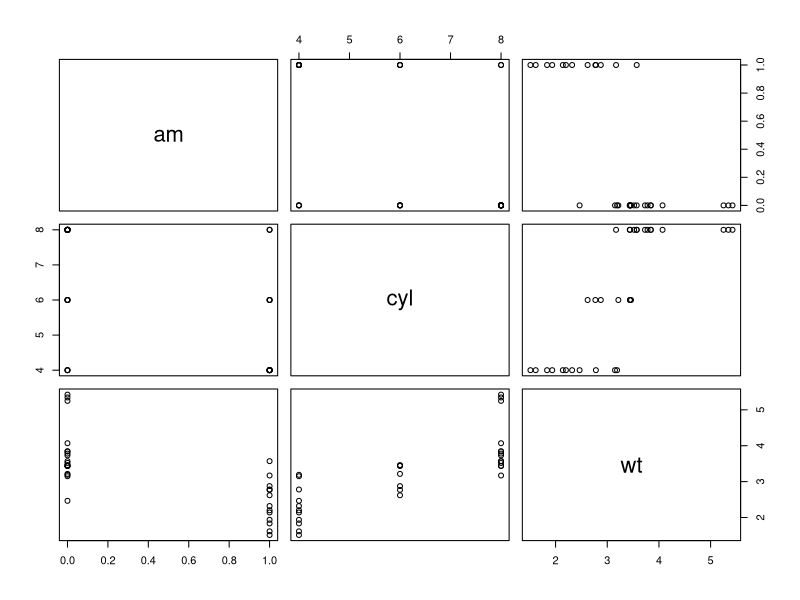
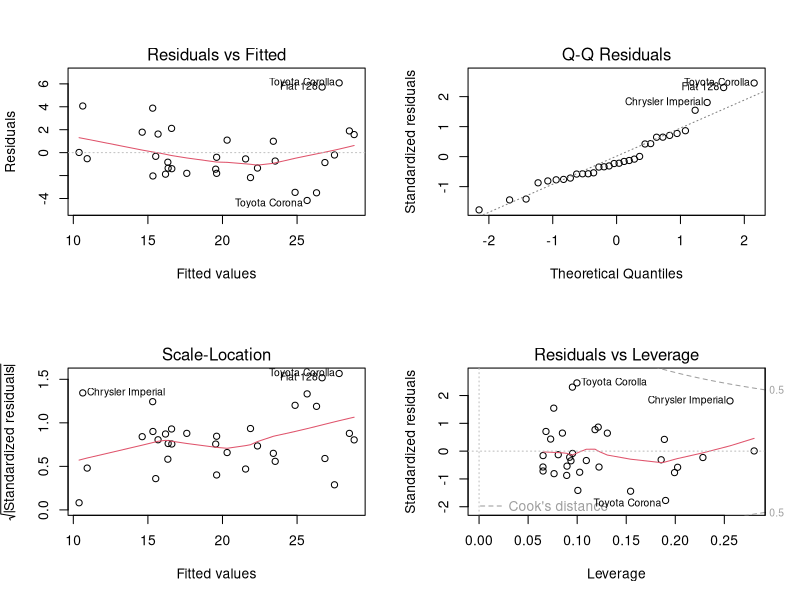
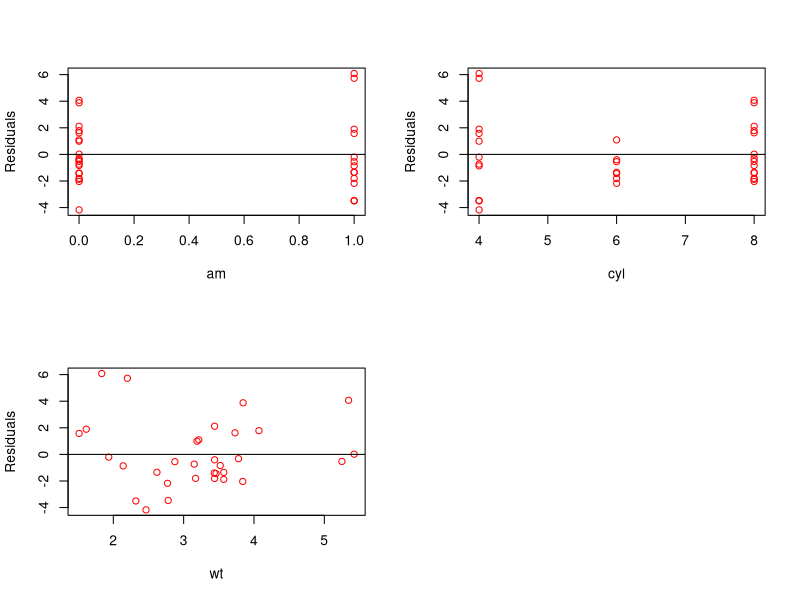

Recreate these plots in R, in order.
## ---- chunk 1
#mpg: Miles per US gallon
#cyl: Number of cylinders
#disp: Displacement (cubic inches)
#hp: Gross horsepower
#drat: Rear axle ratio
#wt: Weight (lb / 1000)
#qsec: 1 / 4 mile time
#vs: V/S
#am: Transmission (0 = automatic, 1 = manual)
#gear: Number of forward gears
#carb: Number of carburetors
## ---- chunk 2
#Loading libraries
library(ggplot2)
library(MASS)
## ---- chunk 3
#Dataset
data(mtcars)

#For predicting the consumption, we prefer to three dependent variable(Transmission, Cylinder,Displacement and Weight) and one response variable (Miles per US gallon)

#Linear Model
varReg <- lm(mpg ~ cyl + wt + am + disp,data=mtcars)
summary(varReg)
## ---- chunk 4
#New model : mpg ~ cyl + wt + am 
varLm <- lm(mpg ~ cyl + wt + am,data=mtcars)
summary(varLm)
## ---- chunk 5
#Variable selection
stepAIC(varLm, direction="both")$anova
## ---- chunk 6
#Pair plots of dependent variables of the lm that spawned the final model
data <- mtcars[,c("am","cyl","wt")]
pairs(data)
## ---- chunk 7
#LM Plots
par(mfrow =c(2,2))
plot(varLm)
## ---- chunk 8
#Residuals vs variables
Res <- residuals(varLm)
par(mfrow =c(2,2))
for (j in 1:3){ 
               plot(data[,j],Res, ylab="Residuals", xlab=names(data)[j],col="red")
               abline(h=0)
              }
